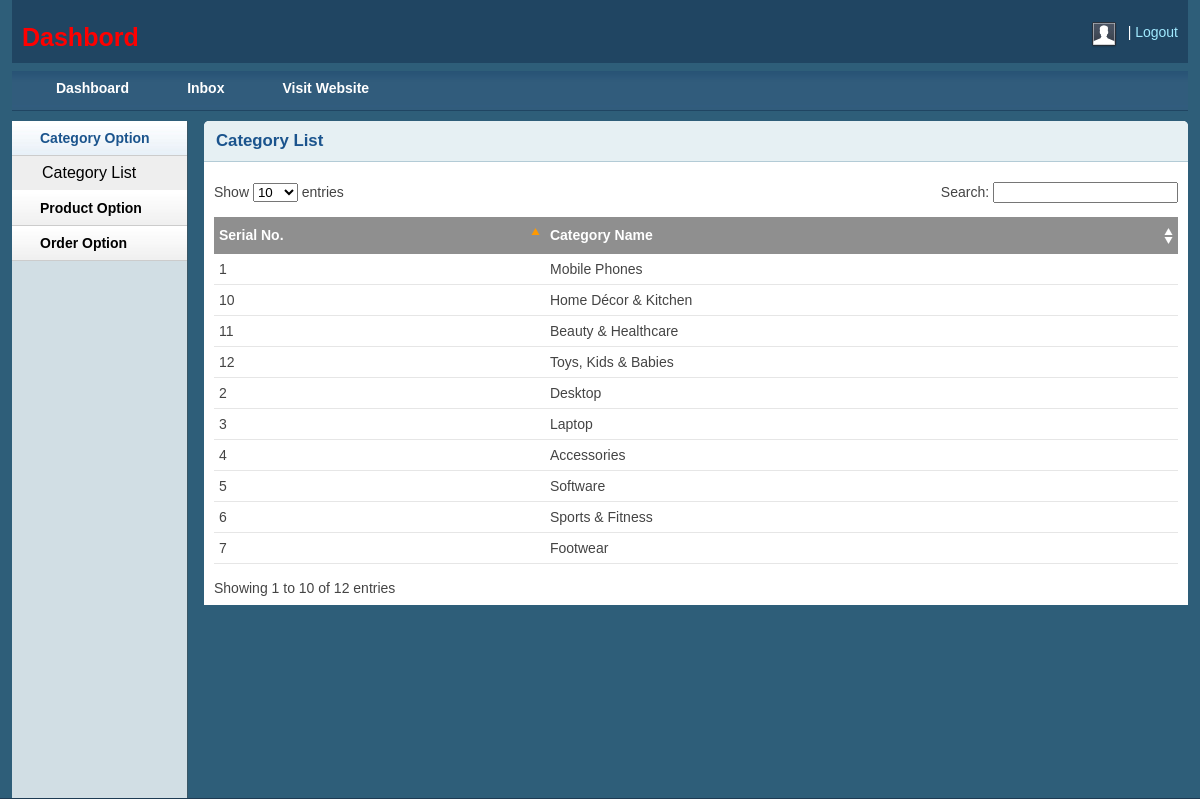
The page /deliveryboy/catlist.php (signed in) on the database its author committed.
### tables this page shows
CREATE TABLE `tbl_category` (
  `catId` int(11) NOT NULL,
  `catName` varchar(255) NOT NULL
);

### lib/Database.php (called while the page is built, shortened)
<?php
class Database
{
    public $host   = DB_HOST;
    public $user   = DB_USER;
    public $pass   = DB_PASS;
    public $dbname = DB_NAME;
    public $link;
    private function connectDB()
    {
        $this->link = new mysqli(
            $this->host,
            $this->user,
            $this->pass,
            $this->dbname
        );
    }
    public function select($query)
    {
        $result = $this->link->query($query) or
        die($this->link->error . __LINE__);
        if ($result->num_rows > 0) {
            return $result;
        } else {
            return false;
        }
    }
}

### classes/Category.php (called while the page is built, shortened)
<?php
$filepath = realpath(dirname(__FILE__));
include_once($filepath.'/../lib/Database.php');
 ?>
<?php
class Category
{
    private $db;
    public function __construct()
    {
        $this->db = new Database();
    }
    public function getAllCat()
    {
        $query = "SELECT * FROM tbl_category ORDER BY catId DESC";
        $result = $this->db->select($query);
        return $result;
    }
}

### deliveryboy/catlist.php (the view, shortened to what this page needs)
<?php include 'inc/header.php';?>
<?php include 'inc/sidebar.php';?>
<?php
$cat = new Category();
 ?>
        <div class="grid_10">
            <div class="box round first grid">
                <h2>Category List</h2>
                <div class="block">
                    <table class="data display datatable" id="example">
					<thead>
						<tr>
							<th>Serial No.</th>
							<th>Category Name</th>
						</tr>
					</thead>
					<tbody>
						<?php
                        $getCat = $cat->getAllCat();
                        if ($getCat) {
                            $i=0;
                            while ($result = $getCat->fetch_assoc()) {
                                $i++; ?>
						<tr class="odd gradeX">
							<td><?php echo $i; ?></td>
							<td><?php echo $result['catName']; ?></td>
						</tr>
						<?php
                            }
                        } ?>
					</tbody>
				</table>
               </div>
            </div>
        </div>
<?php include 'inc/footer.php';?>

### deliveryboy/css/layout.css (style rules this page uses)
body { background: #fff none repeat scroll 0 0; color: #444; font-size: 14px; padding: 0; }
h1, h2, h3, h4, h5, h6 { line-height:1.2em; margin-bottom:.3em; }
h2 { margin-top:1em; }
.box { background:#fff; margin-bottom:20px; padding:10px 10px 10px 10px; margin-left:-8px; }
.box.grid { padding-bottom:40px; }
.box.round { -moz-border-radius: 5px 5px 0px 0px; -webkit-border-radius: 5px 5px 0px 0px; border-radius: 5px 5px 0px 0px; }
.box h2 { font-size:1.2em; font-weight:bold; color:#1B548D; background:#E6F0F3; margin:-10px -10px 0 -10px; padding:10px 12px; border-bottom:1px solid #B3CBD6; -moz-border-radius: 5px 5px 0px 0px; -webkit-border-radius: 5px 5px 0px 0px; border-radius: 5px 5px 0px 0px; }
.box.first { min-height: 406px; }
.block { padding-top:20px; }
.block { padding-bottom:1px; }
table.display { margin: 0 auto; clear: both; width: 100%; }
.sorting_asc { background: #8f8f8f url(../img/table/sort_asc.png) no-repeat center right; padding:8px 5px; text-align:left; color:#fff; }
.sorting { background:#8f8f8f url(../img/table/sort_both.png) no-repeat center right; padding:8px 5px; text-align:left; color:#fff; }
tr.odd { height: 30px; line-height: 30px; border-bottom:1px solid #e6e6e6; }
tr.even { height: 30px; line-height: 30px; border-bottom:1px solid #e6e6e6; }
tr.odd td, tr.even td { padding-left:5px; }

### rows shown on the page
tbl_category: catName "Mobile Phones"
tbl_category: catName "Desktop"
tbl_category: catName "Laptop"
tbl_category: catName "Accessories"
tbl_category: catName "Software"
tbl_category: catName "Sports & Fitness"
tbl_category: catName "Footwear"
tbl_category: catName "Home Décor & Kitchen"
tbl_category: catName "Beauty & Healthcare"
tbl_category: catName "Toys, Kids & Babies"
